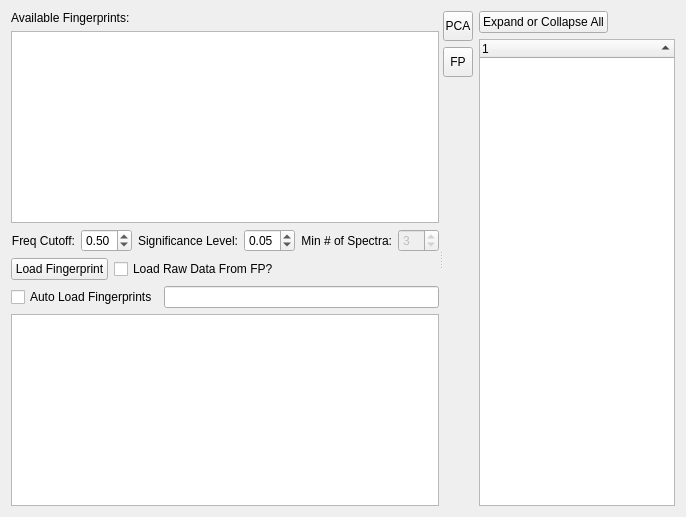
      <widget class="QWidget" name="tab_2" >
       <attribute name="title" >
        <string>Fingerprint</string>
       </attribute>
       <layout class="QGridLayout" >
        <item row="0" column="0" >
         <widget class="QSplitter" name="splitter" >
          <property name="orientation" >
           <enum>Qt::Horizontal</enum>
          </property>
          <widget class="QWidget" name="layoutWidget" >
           <layout class="QVBoxLayout" >
            <item>
             <layout class="QVBoxLayout" >
              <item>
               <widget class="QLabel" name="label" >
                <property name="text" >
                 <string>Available Fingerprints:</string>
                </property>
               </widget>
              </item>
              <item>
               <widget class="QListWidget" name="fpListWidget" >
                <property name="selectionMode" >
                 <enum>QAbstractItemView::ExtendedSelection</enum>
                </property>
               </widget>
              </item>
              <item>
               <layout class="QGridLayout" >
                <item row="0" column="0" >
                 <layout class="QHBoxLayout" >
                  <item>
                   <widget class="QLabel" name="label_42" >
                    <property name="text" >
                     <string>Freq Cutoff:</string>
                    </property>
                    <property name="alignment" >
                     <set>Qt::AlignRight|Qt::AlignTrailing|Qt::AlignVCenter</set>
                    </property>
                   </widget>
                  </item>
                  <item>
                   <widget class="QDoubleSpinBox" name="freqCutoff_SB" >
                    <property name="decimals" >
                     <number>2</number>
                    </property>
                    <property name="minimum" >
                     <double>0.010000000000000</double>
                    </property>
                    <property name="maximum" >
                     <double>1.000000000000000</double>
                    </property>
                    <property name="singleStep" >
                     <double>0.050000000000000</double>
                    </property>
                    <property name="value" >
                     <double>0.500000000000000</double>
                    </property>
                   </widget>
                  </item>
                 </layout>
                </item>
                <item row="0" column="2" >
                 <layout class="QHBoxLayout" >
                  <item>
                   <widget class="QLabel" name="label_43" >
                    <property name="text" >
                     <string>Min # of Spectra:</string>
                    </property>
                    <property name="alignment" >
                     <set>Qt::AlignRight|Qt::AlignTrailing|Qt::AlignVCenter</set>
                    </property>
                   </widget>
                  </item>
                  <item>
                   <widget class="QSpinBox" name="minSpectra_SB_6" >
                    <property name="enabled" >
                     <bool>false</bool>
                    </property>
                    <property name="minimum" >
                     <number>1</number>
                    </property>
                    <property name="value" >
                     <number>3</number>
                    </property>
                   </widget>
                  </item>
                 </layout>
                </item>
                <item row="0" column="1" >
                 <layout class="QHBoxLayout" >
                  <item>
                   <widget class="QLabel" name="label_41" >
                    <property name="text" >
                     <string>Significance Level:</string>
                    </property>
                    <property name="alignment" >
                     <set>Qt::AlignRight|Qt::AlignTrailing|Qt::AlignVCenter</set>
                    </property>
                   </widget>
                  </item>
                  <item>
                   <widget class="QDoubleSpinBox" name="alphaLvl_SB" >
                    <property name="decimals" >
                     <number>2</number>
                    </property>
                    <property name="minimum" >
                     <double>0.010000000000000</double>
                    </property>
                    <property name="maximum" >
                     <double>1.000000000000000</double>
                    </property>
                    <property name="singleStep" >
                     <double>0.050000000000000</double>
                    </property>
                    <property name="value" >
                     <double>0.050000000000000</double>
                    </property>
                   </widget>
                  </item>
                 </layout>
                </item>
               </layout>
              </item>
              <item>
               <layout class="QHBoxLayout" >
                <item>
                 <widget class="QPushButton" name="loadFP_Btn" >
                  <property name="text" >
                   <string>Load Fingerprint</string>
                  </property>
                 </widget>
                </item>
                <item>
                 <widget class="QCheckBox" name="loadRawFPData_CB" >
                  <property name="toolTip" >
                   <string>&lt;html>&lt;head>&lt;meta name="qrichtext" content="1" />&lt;style type="text/css">
p, li { white-space: pre-wrap; }
&lt;/style>&lt;/head>&lt;body style=" font-family:'MS Shell Dlg 2'; font-size:8.25pt; font-weight:400; font-style:normal;">
&lt;p style=" margin-top:0px; margin-bottom:0px; margin-left:0px; margin-right:0px; -qt-block-indent:0; text-indent:0px;">By checking this box, if you open a saved FP, all of the raw data will also be loaded.  This can be useful if a new FP is needed.  Be aware that for large FP this could significantly slow your machine...&lt;/p>&lt;/body>&lt;/html></string>
                  </property>
                  <property name="text" >
                   <string>Load Raw Data From FP?</string>
                  </property>
                 </widget>
                </item>
                <item>
                 <spacer>
                  <property name="orientation" >
                   <enum>Qt::Horizontal</enum>
                  </property>
                  <property name="sizeHint" stdset="0" >
                   <size>
                    <width>40</width>
                    <height>20</height>
                   </size>
                  </property>
                 </spacer>
                </item>
               </layout>
              </item>
             </layout>
            </item>
            <item>
             <layout class="QHBoxLayout" >
              <item>
               <widget class="QCheckBox" name="autoLoadFP_CB" >
                <property name="text" >
                 <string>Auto Load Fingerprints</string>
                </property>
               </widget>
              </item>
              <item>
               <widget class="QLineEdit" name="curFPName_LE" >
                <property name="readOnly" >
                 <bool>true</bool>
                </property>
               </widget>
              </item>
             </layout>
            </item>
            <item>
             <widget class="CustomTable" name="fingerPTable" />
            </item>
           </layout>
          </widget>
          <widget class="QWidget" name="layoutWidget" >
           <layout class="QHBoxLayout" >
            <item>
             <layout class="QVBoxLayout" >
              <item>
               <widget class="QToolButton" name="doPCA_Btn" >
                <property name="minimumSize" >
                 <size>
                  <width>30</width>
                  <height>30</height>
                 </size>
                </property>
                <property name="text" >
                 <string>PCA</string>
                </property>
               </widget>
              </item>
              <item>
               <widget class="QToolButton" name="doFP_Btn" >
                <property name="minimumSize" >
                 <size>
                  <width>30</width>
                  <height>30</height>
                 </size>
                </property>
                <property name="text" >
                 <string>FP</string>
                </property>
               </widget>
              </item>
              <item>
               <spacer>
                <property name="orientation" >
                 <enum>Qt::Vertical</enum>
                </property>
                <property name="sizeHint" stdset="0" >
                 <size>
                  <width>20</width>
                  <height>40</height>
                 </size>
                </property>
               </spacer>
              </item>
             </layout>
            </item>
            <item>
             <layout class="QVBoxLayout" >
              <item>
               <layout class="QHBoxLayout" >
                <item>
                 <widget class="QPushButton" name="expand_Btn" >
                  <property name="text" >
                   <string>Expand or Collapse All</string>
                  </property>
                 </widget>
                </item>
                <item>
                 <spacer>
                  <property name="orientation" >
                   <enum>Qt::Horizontal</enum>
                  </property>
                  <property name="sizeHint" stdset="0" >
                   <size>
                    <width>40</width>
                    <height>20</height>
                   </size>
                  </property>
                 </spacer>
                </item>
               </layout>
              </item>
              <item>
               <widget class="QTreeWidget" name="fpSpecTreeWidget" >
                <property name="maximumSize" >
                 <size>
                  <width>200</width>
                  <height>16777215</height>
                 </size>
                </property>
                <property name="selectionMode" >
                 <enum>QAbstractItemView::ExtendedSelection</enum>
                </property>
                <property name="sortingEnabled" >
                 <bool>true</bool>
                </property>
                <property name="headerHidden" >
                 <bool>false</bool>
                </property>
                <property name="columnCount" >
                 <number>1</number>
                </property>
                <column>
                 <property name="text" >
                  <string>1</string>
                 </property>
                </column>
               </widget>
              </item>
             </layout>
            </item>
           </layout>
          </widget>
         </widget>
        </item>
       </layout>
      </widget>
